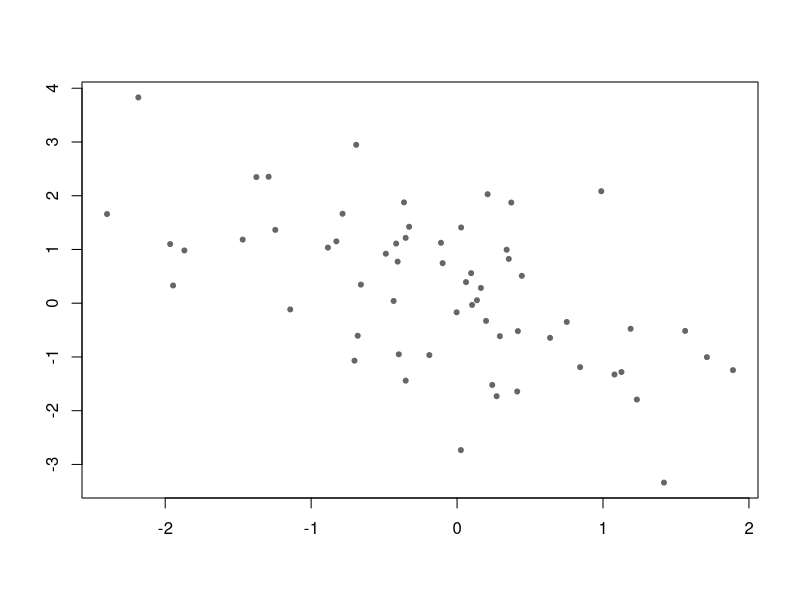
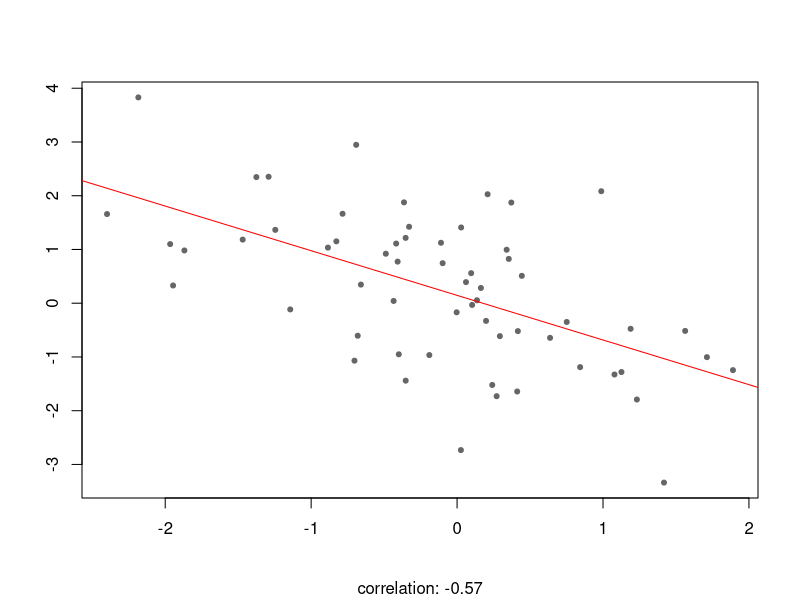

Reproduce these figures in R, in order. (Note: this script raises an error after producing the figures.)
## ---- chunk 1
# simulate and plot correlated data
simulate <- function(n = 60) {
  
  # degree (d) of the polynomial
  degree <- sample(1:3, 1)
  
  # x values
  x <- rnorm(n)
  
  # each x^d multiplied by it's coefficient
  # the coefficients are sampled from U(-1, 1)
  X <- sapply(1:degree, function(d) {
    b <- runif(1, min = -1, max = 1)
    b * x^d
  })
  
  # linear equation y = b_1 * x^1 + .. + b_d * x^d + e
  y <- rowSums(X) + rnorm(n)
  
  # scatterplot with regression line
  plot(x, y, col = "grey40", type = "p", pch= 20, xlab="", ylab="")
  
  return(list(x = x, y = y))
}

show_correlation <- function(df) {
  x <- df$x
  y <- df$y
  plot(x, y, type = "p", col = "grey40", pch= 20, xlab="", ylab="",
       sub = paste("correlation:", round(cor(x, y),2)))
  abline(lm(y~x), col ="red")
}

## ---- chunk 2
# Functions simulate() and show_correlation() are available

# Simulate values and draw a scatterplot
data <- simulate(n = 60)

# Show the linear relationship and correlation
show_correlation(data)

## ---- chunk 3
#solution code here
## ---- chunk 4

test_error()
success_msg("Thanks for playing!")
